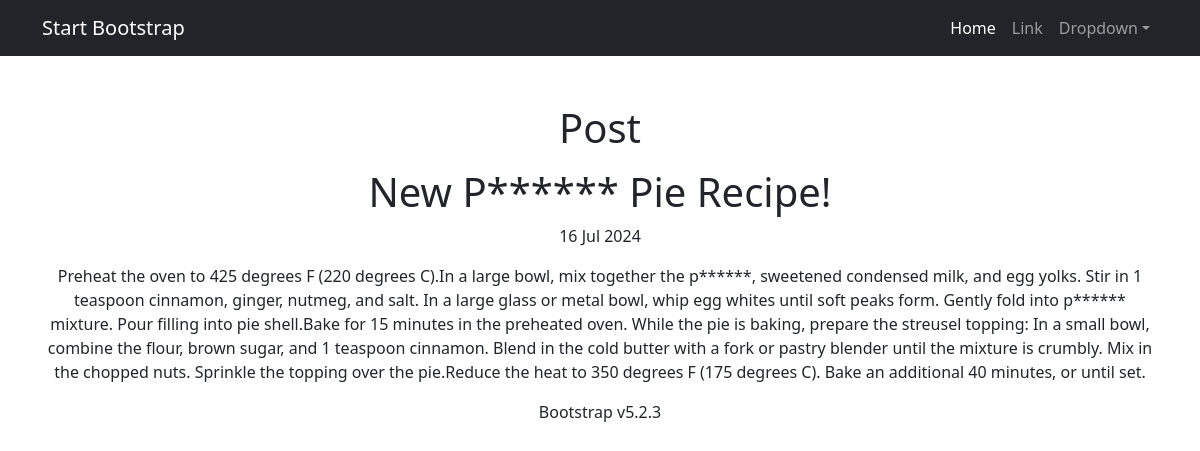
/posts/1, run on the app's committed database.
### news/models.py (models this page shows, shortened)
class Post(models.Model):
    article = 'A'
    news = 'N'
    POSITIONS = [
        (article, 'статья'),
        (news, 'новость')
    ]
    author = models.ForeignKey(Author, on_delete=models.CASCADE)
    type = models.CharField(max_length=1, choices=POSITIONS, default=news)
    date = models.DateTimeField(auto_now_add=True)
    category = models.ManyToManyField(
        Category,
        through='PostCategory',
        related_name='posts',)
    title = models.CharField(max_length=225)
    text = models.TextField()
    rating = models.IntegerField(default=0)

### news/views.py (the view)
# urls.py: path('<int:pk>', PostDetail.as_view(), name='post_detail'),
class PostDetail(DetailView):
    model = Post
    template_name = 'post_detail.html'
    context_object_name = 'post'

### news/templatetags/my_filters.py (called while the page is built)
@register.filter()
def censor(value):
    for word in censor_words:
        if word in value:
            value = value.replace(word[1:], '*' * len(word[1:]))
    return value

### templates/post_detail.html
{% extends 'flatpages/default.html' %}
{% load my_filters %}
{% block title %}
Post
{% endblock title %}
{% block content %}
<h1>{{ post.title|censor }}</h1>
<p>{{ post.date|date:'d M Y' }}</p>
<p>{{ post.text|censor}}</p>
{% endblock content %}

### data on the page
Post: title|censor "New P****** Pie Recipe!", date "16 Jul 2024", text|censor "Preheat the oven to 425 degrees F (220 degrees C).In a large bowl, mix together the p******, sweetened condensed milk, and egg yolks. Stir in 1 teaspoon cinnamon, ginger, nutmeg, and salt. In a large glass or metal bowl, whip egg whites until soft peaks form. Gently fold into p****** mixture. Pour filling into pie shell.Bake for 15 minutes in the preheated oven. While the pie is baking, prepare the streusel topping: In a small bowl, combine the flour, brown sugar, and 1 teaspoon cinnamon. Blend in the cold butter with a fork or pastry blender until the mixture is crumbly. Mix in the chopped nuts. Sprinkle the topping over the pie.Reduce the heat to 350 degrees F (175 degrees C). Bake an…"
